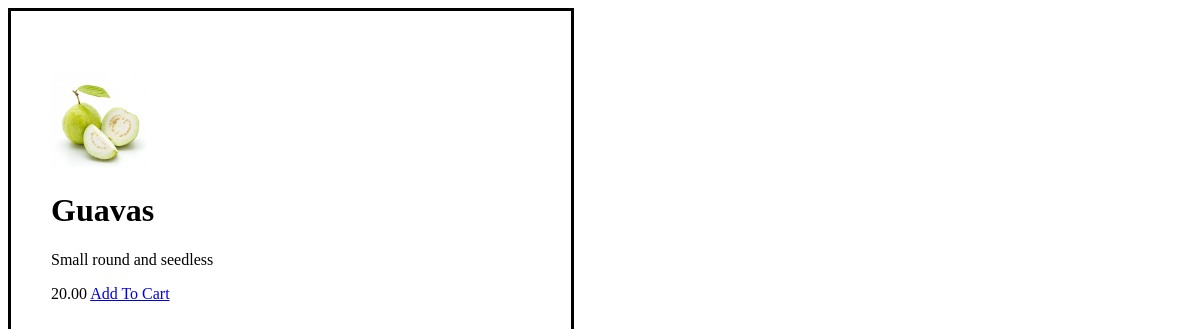
The app's page /inventory/products/10/ with its own data.
### inventory/models.py (models this page shows)
class Product(models.Model):
    Vendor=models.ForeignKey(Vendor,null=True,on_delete=models.CASCADE)
    name=models.CharField(max_length=32, null=True)
    price =models.DecimalField(max_digits=8,decimal_places=2)
    description = models.TextField(max_length=255)
    image =models.ImageField(upload_to='images')
    date_created=models.DateTimeField(auto_now_add=True)
    date_updated =models.DateTimeField(auto_now=True)
    stock=models.PositiveIntegerField()

### inventory/views.py (the view)
# urls.py: path("products/<int:id>/",product_detail,name="product_detail"),
def product_detail(request,id):
    product = Product.objects.get(id=id)
    return render(request,"inventory/product_detail.html",{"product":product})

### templates/inventory/product_detail.html (shortened to what this page needs)
<!DOCTYPE html>
<html lang="en">
<head>
</head>
<body class="body">
    <img class="img" src ="{{product.image.url}}"/>
    <h1 class="product-name">{{ product.name }}</h1>
    <p>{{product.description}}</p>
    <span>{{product.price}}</span>
                <a href="{% url 'cart/cart_list' %}" class="cart_list">Add To Cart</a>
</body>
</html>

### templates/inventory/product_detail.html (style rules this page uses)
.body { justify-content: space-between; border: solid ; width: 40%; padding: 40px; }
.img { width: 20%; }

### records on screen
Product: image (picture), name "Guavas", description "Small round and seedless", price "20.00"
